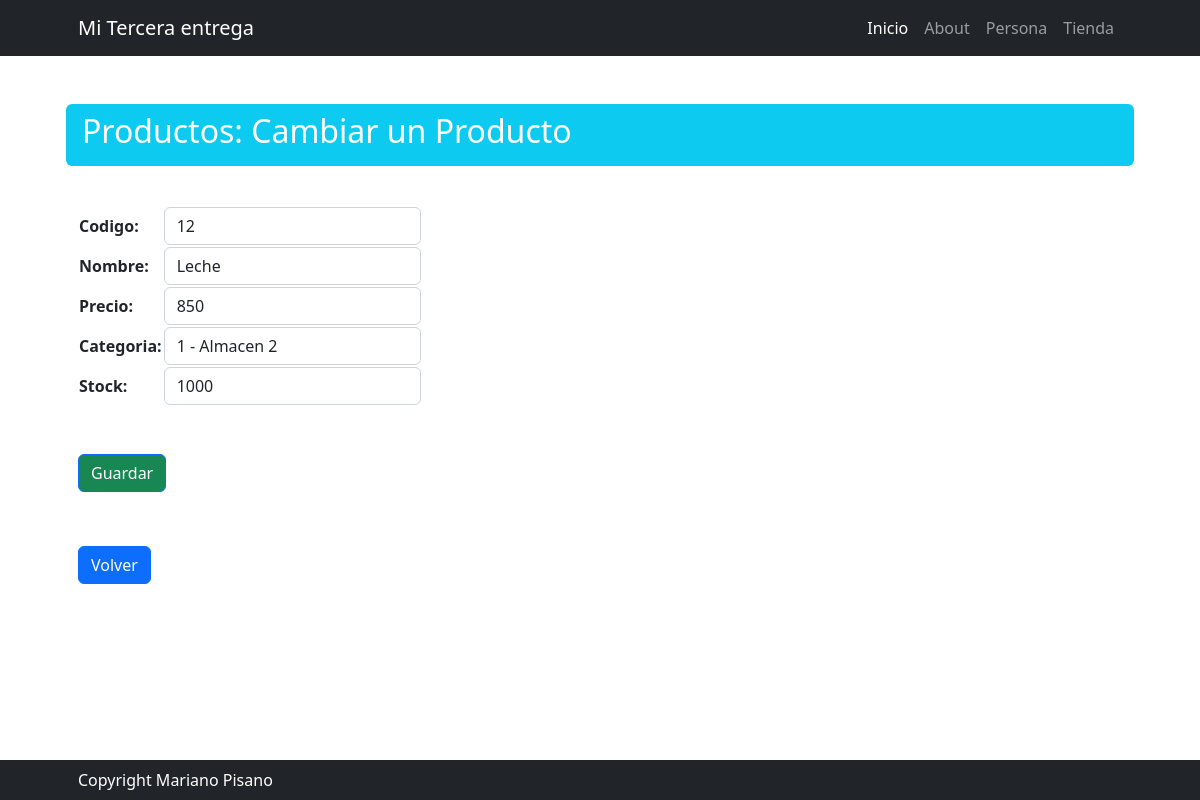
Page /tienda/producto/update/12 on the committed database.
### tienda/models.py (models this page shows, shortened)
class Categoria(models.Model):
    codigo = models.IntegerField(primary_key=True)
    nombre = models.CharField(max_length=50, unique=True)
    descripcion = models.CharField(max_length=50, verbose_name="Descripción", null=True, blank=True)
    def __str__(self):
        return f"{self.codigo} - {self.nombre}"

class Producto(models.Model):
    codigo = models.IntegerField(primary_key=True)
    nombre = models.CharField(max_length=50)
    precio = models.IntegerField()
    categoria = models.ForeignKey(Categoria, on_delete=models.CASCADE)
    stock = models.IntegerField()

### tienda/views.py (the view)
# urls.py: path("producto/update/<int:pk>", views.producto_update, name="producto_update"),
def producto_update(request, pk: int):
    query = models.Producto.objects.get(codigo=pk)
    if request.method == "POST":
        form = forms.ProductoForm(request.POST, instance=query)
        if form.is_valid:
            form.save()
            return redirect("tienda:producto_list")
    else:  # request.method == "GET"
        form = forms.ProductoForm(instance=query)
    return render(request, "tienda/producto_update.html", context={"form": form})

### tienda/forms.py
class ProductoForm(forms.ModelForm):
    class Meta:
        model = models.Producto
        fields = "__all__"
        widgets = {
            "codigo": forms.TextInput(attrs={"class": "form-control"}),
            "nombre": forms.TextInput(attrs={"class": "form-control"}),
            "descripcion": forms.TextInput(attrs={"class": "form-control"}),
            "stock": forms.TextInput(attrs={"class": "form-control"}),
            "precio": forms.TextInput(attrs={"class": "form-control"}),
            "categoria": forms.Select(attrs={"class": "form-control"}),
        }

### tienda/templates/tienda/producto_update.html (shortened to what this page needs)
{% extends 'core/base.html' %}
{% block titulo %}
    Productos: Cambiar un Producto
{% endblock titulo %}
{% block contenido %}
    <form method="post">
        <table>
            {{ form.as_table }}
        </table>
        <button type="submit" class="btn btn-primary my-5 bg-success ">Guardar</button>
    </form>
    <div class="fs-3 pb-4">
        <a class="btn btn-primary" href="{% url 'tienda:producto_list' %}">Volver</a>
    </div>
{% endblock contenido %}

### rows in the picture
Categoria: codigo "12"
Producto: nombre "Leche", precio "850", categoria "1 - Almacen 2", stock "1000"
